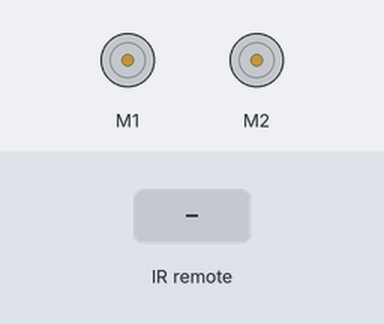
The sketch below on a simulated Arduino Uno, built with avr-gcc and run on an emulated ATmega328P. On the bench: 2 × DC motor (green arrow = forward, orange = backward, longer = faster). Inputs (shaded band) come from the test bench.

Above: at 1.2 s.
1.3 s: infrared code 0xFF18E7 received
At 2.5 s:
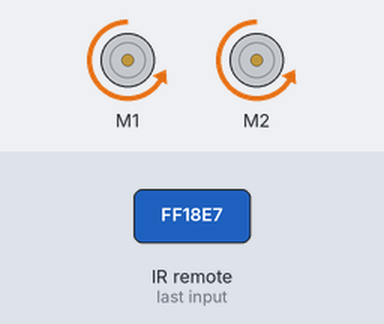
2.9 s: infrared code 0xFF10EF received
At 3.7 s:
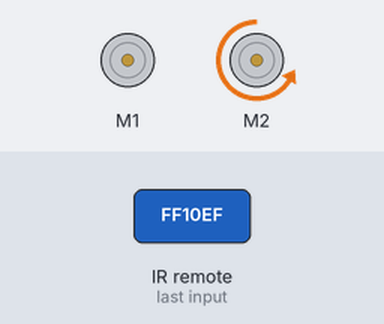
4.5 s: infrared code 0xFF5AA5 received
At 5.0 s:
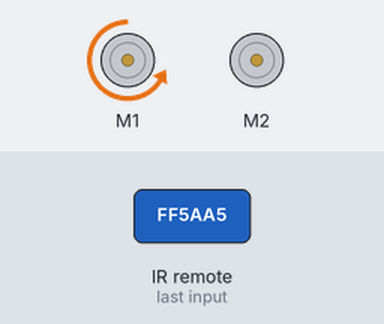
6.1 s: infrared code 0xFF4AB5 received
At 7.4 s:
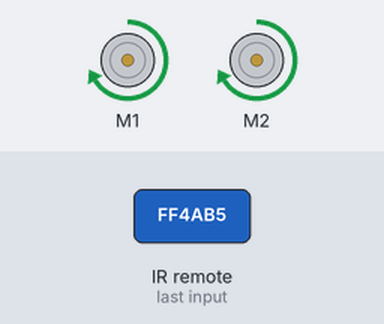
7.7 s: infrared code 0xFF30CF received
At 8.8 s:
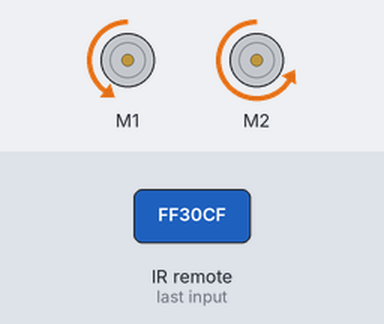
9.3 s: infrared code 0xFF7A85 received
At 10.1 s:
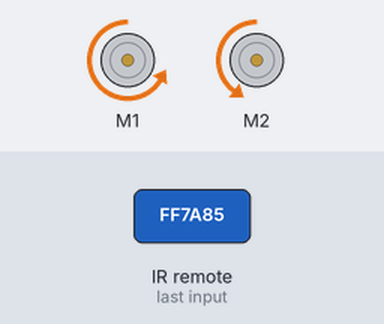
Timing chart, 0 to 11.9 s (numbered marks = the images above; inputs shaded):
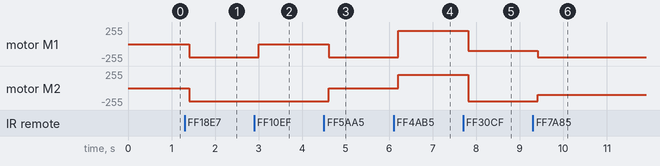

The sketch:

ir_car.ino
```cpp
/*
 * Project: Infra-red arduino remote controlled car
 * Autor: Pedro Igo Sousa Lucas
*/

#include <AFMotor.h>
//#include <Servo.h>
#include <IRremote.h>

AF_DCMotor motorL(1);
AF_DCMotor motorR(2);

//Servo myservo;  // create servo object to control a servo
                // twelve servo objects can be created on most boards

const int irReceiverPin = A0;
IRrecv irrecv(irReceiverPin);
decode_results results;

int n, ser, vr, vl;

void setup() {

//  myservo.attach(10);
  n = 0;

  //Serial.begin(9600);
  irrecv.enableIRIn();
}

void loop() {

    if (irrecv.decode(&results)) {
      //Serial.print("irCode: ");
      //Serial.print(results.value, DEC);
      switch (results.value){
        case 16718055: //2
          n = 2;
          break;
        case 16716015: //4
          n = 4;
          break;
        case 16734885: //6
          n = 6;
          break;
        case 16730805: //8
          n = 8;
          break;
        case 16724175: //1
          n = 1;
          break;
        case 16743045: //3
          n = 3;
          break;
        case 16750695: //crazy
          n = 9;
          break;
        default:
          n = 0;
          break;
      }
    //  Serial.print(",  bits: ");
    //  Serial.println(results.bits);
      irrecv.resume();
    }

    switch (n){
      case 0:
        //ser = 1500;
        vr = 0;
        vl = vr;
        runFor();
        break;
      case 2:
        //ser = 1500;
        vr = 200;
        vl = vr;
        runFor();
        break;
      case 4:
        //ser = 1500;
        vr = 200;
        vl = 0;
        runFor();
        break;
      case 6:
        //ser = 1500;
        vr = 0;
        vl = 200;
        runFor();
        break;
      case 8:
        //ser = 1500;
        vr = 200;
        vl = vr;
        runBack();
        break;
      case 1:
        //ser = 1500;
        vr = 200;
        vl = 100;
        runFor();
        break;
      case 3:
        //ser = 1500;
        vr = 100;
        vl = 200;
        runFor();
        break;
      case 9:
        //ser = 1500;
        vr = 200;
        vl = 200;
        runDevil();
        break;
    }
    delay(200);
    //myservo.writeMicroseconds(ser);
}

void runFor(){
    motorL.setSpeed(vl);
    motorL.run(BACKWARD);
    motorR.setSpeed(vr);
    motorR.run(BACKWARD);
}

void runBack(){
    motorL.setSpeed(vl);
    motorL.run(FORWARD);
    motorR.setSpeed(vr);
    motorR.run(FORWARD);
}

void runDevil(){
    motorL.setSpeed(vl);
    motorL.run(BACKWARD);
    motorR.setSpeed(vr);
    motorR.run(FORWARD);
}
```

Measured:
- after the input at 1.3 s, motor M1, motor M2: stopped → backward 200/255 after 0.10 s
- after the input at 2.9 s, motor M1: backward 200/255 → stopped after 0.11 s
- after the input at 4.5 s, motor M1: stopped → backward 200/255 after 0.11 s; motor M2: backward 200/255 → stopped after 0.11 s
- after the input at 6.1 s, motor M1: backward 200/255 → forward 200/255 after 0.11 s; motor M2: stopped → forward 200/255 after 0.11 s
- after the input at 7.7 s, motor M1: forward 200/255 → backward 100/255 after 0.11 s; motor M2: forward 200/255 → backward 200/255 after 0.11 s
- after the input at 9.3 s, motor M1: backward 100/255 → backward 200/255 after 0.11 s; motor M2: backward 200/255 → backward 100/255 after 0.11 s
